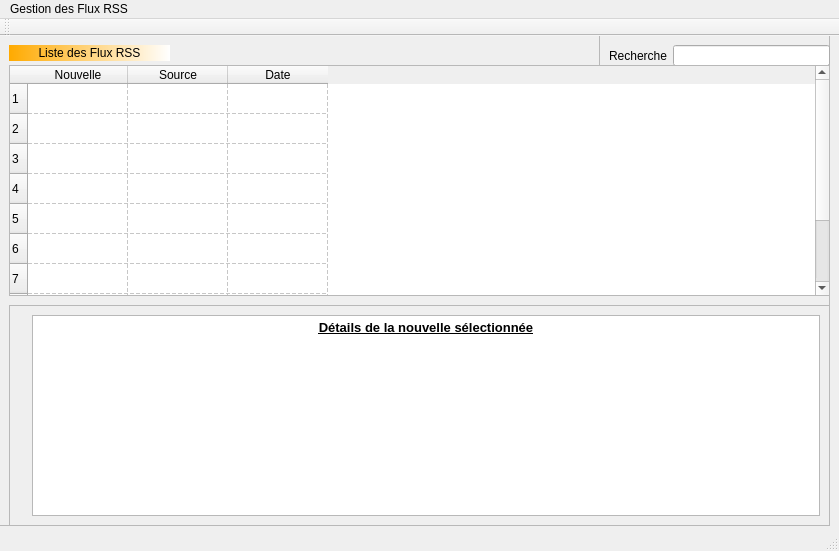
<?xml version="1.0" encoding="UTF-8"?>
<ui version="4.0">
 <class>MainWindow</class>
 <widget class="QMainWindow" name="MainWindow">
  <property name="geometry">
   <rect>
    <x>0</x>
    <y>0</y>
    <width>839</width>
    <height>551</height>
   </rect>
  </property>
  <property name="windowTitle">
   <string>RSS Feeder</string>
  </property>
  <widget class="QWidget" name="centralwidget">
   <widget class="QFrame" name="frame">
    <property name="geometry">
     <rect>
      <x>-1</x>
      <y>-1</y>
      <width>831</width>
      <height>491</height>
     </rect>
    </property>
    <property name="styleSheet">
     <string notr="true">selection-background-color: qlineargradient(spread:pad, x1:0, y1:0, x2:1, y2:0, stop:0 rgba(255, 170, 0, 255), stop:1 rgba(255, 255, 255, 255));</string>
    </property>
    <property name="frameShape">
     <enum>QFrame::StyledPanel</enum>
    </property>
    <property name="frameShadow">
     <enum>QFrame::Raised</enum>
    </property>
    <widget class="QFrame" name="frame_search">
     <property name="geometry">
      <rect>
       <x>600</x>
       <y>0</y>
       <width>241</width>
       <height>41</height>
      </rect>
     </property>
     <property name="frameShape">
      <enum>QFrame::StyledPanel</enum>
     </property>
     <property name="frameShadow">
      <enum>QFrame::Raised</enum>
     </property>
     <layout class="QGridLayout" name="gridLayout">
      <item row="0" column="0">
       <widget class="QLabel" name="label_search">
        <property name="styleSheet">
         <string notr="true">font: 10pt &quot;MS Shell Dlg 2&quot;;</string>
        </property>
        <property name="text">
         <string>Recherche</string>
        </property>
       </widget>
      </item>
      <item row="0" column="1">
       <widget class="QLineEdit" name="lineEdit_search">
        <property name="text">
         <string/>
        </property>
       </widget>
      </item>
     </layout>
    </widget>
    <widget class="QWidget" name="gridLayoutWidget">
     <property name="geometry">
      <rect>
       <x>10</x>
       <y>30</y>
       <width>821</width>
       <height>231</height>
      </rect>
     </property>
     <layout class="QGridLayout" name="gridLayout_2">
      <item row="0" column="0">
       <widget class="QTableWidget" name="tableWidget">
        <property name="gridStyle">
         <enum>Qt::DashLine</enum>
        </property>
        <property name="rowCount">
         <number>10</number>
        </property>
        <property name="columnCount">
         <number>3</number>
        </property>
        <row/>
        <row/>
        <row/>
        <row/>
        <row/>
        <row/>
        <row/>
        <row/>
        <row/>
        <row/>
        <column>
         <property name="text">
          <string>Nouvelle</string>
         </property>
        </column>
        <column>
         <property name="text">
          <string>Source</string>
         </property>
        </column>
        <column>
         <property name="text">
          <string>Date</string>
         </property>
        </column>
       </widget>
      </item>
     </layout>
    </widget>
    <widget class="QFrame" name="frame_2">
     <property name="geometry">
      <rect>
       <x>10</x>
       <y>270</y>
       <width>831</width>
       <height>231</height>
      </rect>
     </property>
     <property name="frameShape">
      <enum>QFrame::StyledPanel</enum>
     </property>
     <property name="frameShadow">
      <enum>QFrame::Raised</enum>
     </property>
     <widget class="QScrollArea" name="scrollArea">
      <property name="geometry">
       <rect>
        <x>0</x>
        <y>0</y>
        <width>821</width>
        <height>221</height>
       </rect>
      </property>
      <property name="widgetResizable">
       <bool>true</bool>
      </property>
      <widget class="QWidget" name="scrollAreaWidgetContents_2">
       <property name="geometry">
        <rect>
         <x>0</x>
         <y>0</y>
         <width>802</width>
         <height>274</height>
        </rect>
       </property>
       <layout class="QGridLayout" name="gridLayout_3">
        <item row="0" column="0" rowspan="2">
         <widget class="QLabel" name="label_img">
          <property name="text">
           <string/>
          </property>
          <property name="pixmap">
           <pixmap>../src/img/news_blue.png</pixmap>
          </property>
         </widget>
        </item>
        <item row="0" column="1" rowspan="2">
         <widget class="QTextBrowser" name="textBrowser_details">
          <property name="html">
           <string>&lt;!DOCTYPE HTML PUBLIC &quot;-//W3C//DTD HTML 4.0//EN&quot; &quot;http://www.w3.org/TR/REC-html40/strict.dtd&quot;&gt;
&lt;html&gt;&lt;head&gt;&lt;meta name=&quot;qrichtext&quot; content=&quot;1&quot; /&gt;&lt;style type=&quot;text/css&quot;&gt;
p, li { white-space: pre-wrap; }
&lt;/style&gt;&lt;/head&gt;&lt;body style=&quot; font-family:'MS Shell Dlg 2'; font-size:8.25pt; font-weight:400; font-style:normal;&quot;&gt;
&lt;p align=&quot;center&quot; style=&quot; margin-top:0px; margin-bottom:0px; margin-left:0px; margin-right:0px; -qt-block-indent:0; text-indent:0px;&quot;&gt;&lt;span style=&quot; font-size:10pt; font-weight:600; text-decoration: underline;&quot;&gt;Détails de la nouvelle sélectionnée&lt;/span&gt;&lt;/p&gt;&lt;/body&gt;&lt;/html&gt;</string>
          </property>
         </widget>
        </item>
       </layout>
      </widget>
     </widget>
    </widget>
    <widget class="QLabel" name="label">
     <property name="geometry">
      <rect>
       <x>10</x>
       <y>10</y>
       <width>161</width>
       <height>16</height>
      </rect>
     </property>
     <property name="styleSheet">
      <string notr="true">font: 75 bold italic 10pt &quot;Arial&quot;;
background-color: qlineargradient(spread:pad, x1:0, y1:0, x2:1, y2:0, stop:0 rgba(255, 170, 0, 255), stop:1 rgba(255, 255, 255, 255));</string>
     </property>
     <property name="text">
      <string>Liste des Flux RSS</string>
     </property>
     <property name="alignment">
      <set>Qt::AlignCenter</set>
     </property>
    </widget>
    <widget class="QLabel" name="label_2">
     <property name="geometry">
      <rect>
       <x>160</x>
       <y>0</y>
       <width>31</width>
       <height>31</height>
      </rect>
     </property>
     <property name="text">
      <string/>
     </property>
     <property name="pixmap">
      <pixmap>../src/img/rss_icon.png</pixmap>
     </property>
    </widget>
   </widget>
  </widget>
  <widget class="QMenuBar" name="menubar">
   <property name="geometry">
    <rect>
     <x>0</x>
     <y>0</y>
     <width>839</width>
     <height>21</height>
    </rect>
   </property>
   <widget class="QMenu" name="menu_options">
    <property name="title">
     <string>Gestion des Flux RSS</string>
    </property>
    <addaction name="menu_btn_subscribe"/>
    <addaction name="separator"/>
    <addaction name="menu_btn_unsubscribe"/>
    <addaction name="separator"/>
    <addaction name="menu_btn_delete"/>
   </widget>
   <addaction name="menu_options"/>
  </widget>
  <widget class="QStatusBar" name="statusbar"/>
  <widget class="QToolBar" name="toolBar">
   <property name="windowTitle">
    <string>toolBar</string>
   </property>
   <attribute name="toolBarArea">
    <enum>TopToolBarArea</enum>
   </attribute>
   <attribute name="toolBarBreak">
    <bool>false</bool>
   </attribute>
  </widget>
  <action name="menu_btn_subscribe">
   <property name="text">
    <string>S'abonner à un flux RSS</string>
   </property>
  </action>
  <action name="menu_btn_unsubscribe">
   <property name="text">
    <string>Se désabonner d'un flux RSS</string>
   </property>
  </action>
  <action name="menu_btn_delete">
   <property name="text">
    <string>Supprimer un flux RSS</string>
   </property>
  </action>
 </widget>
 <resources/>
 <connections/>
</ui>
